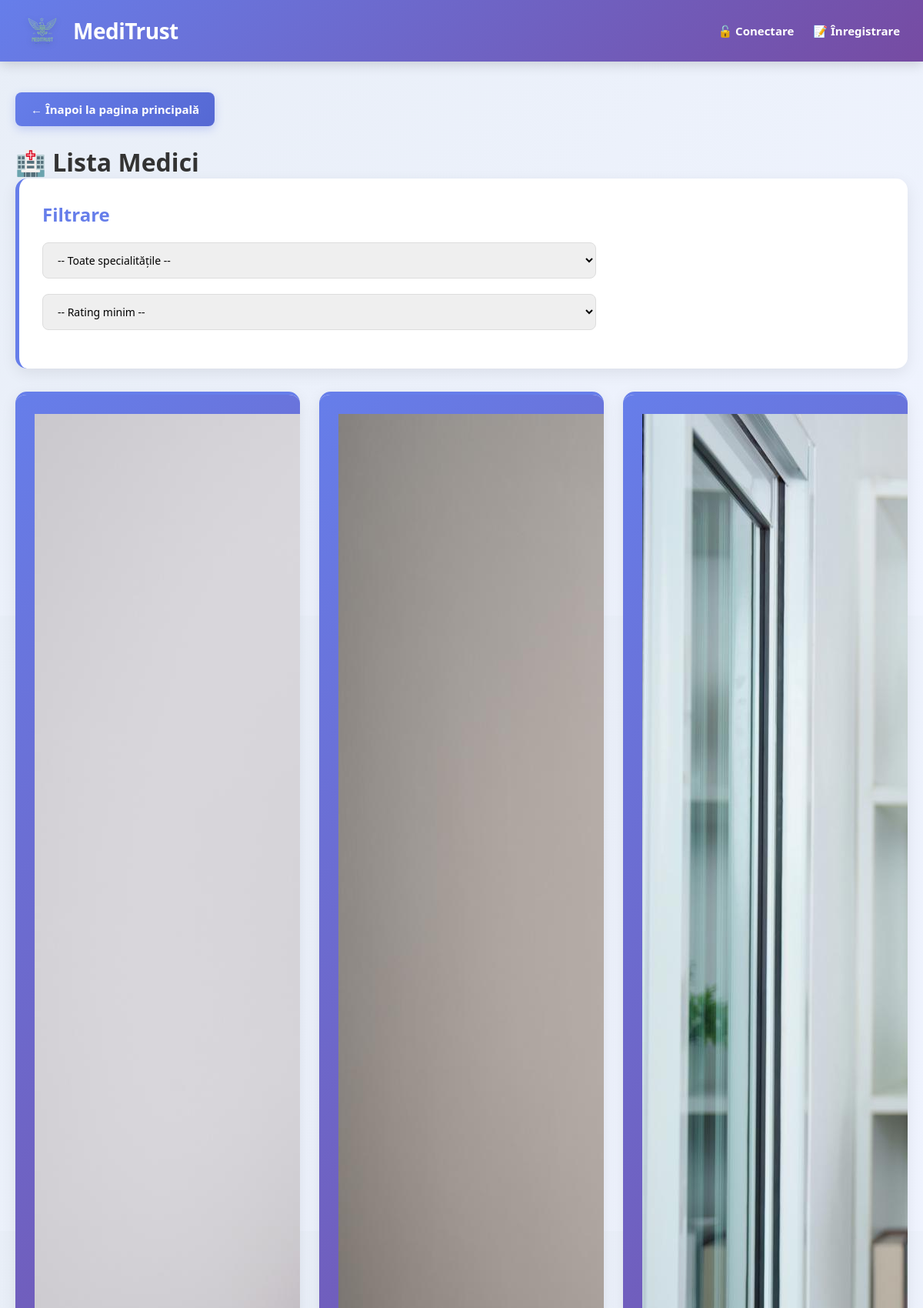
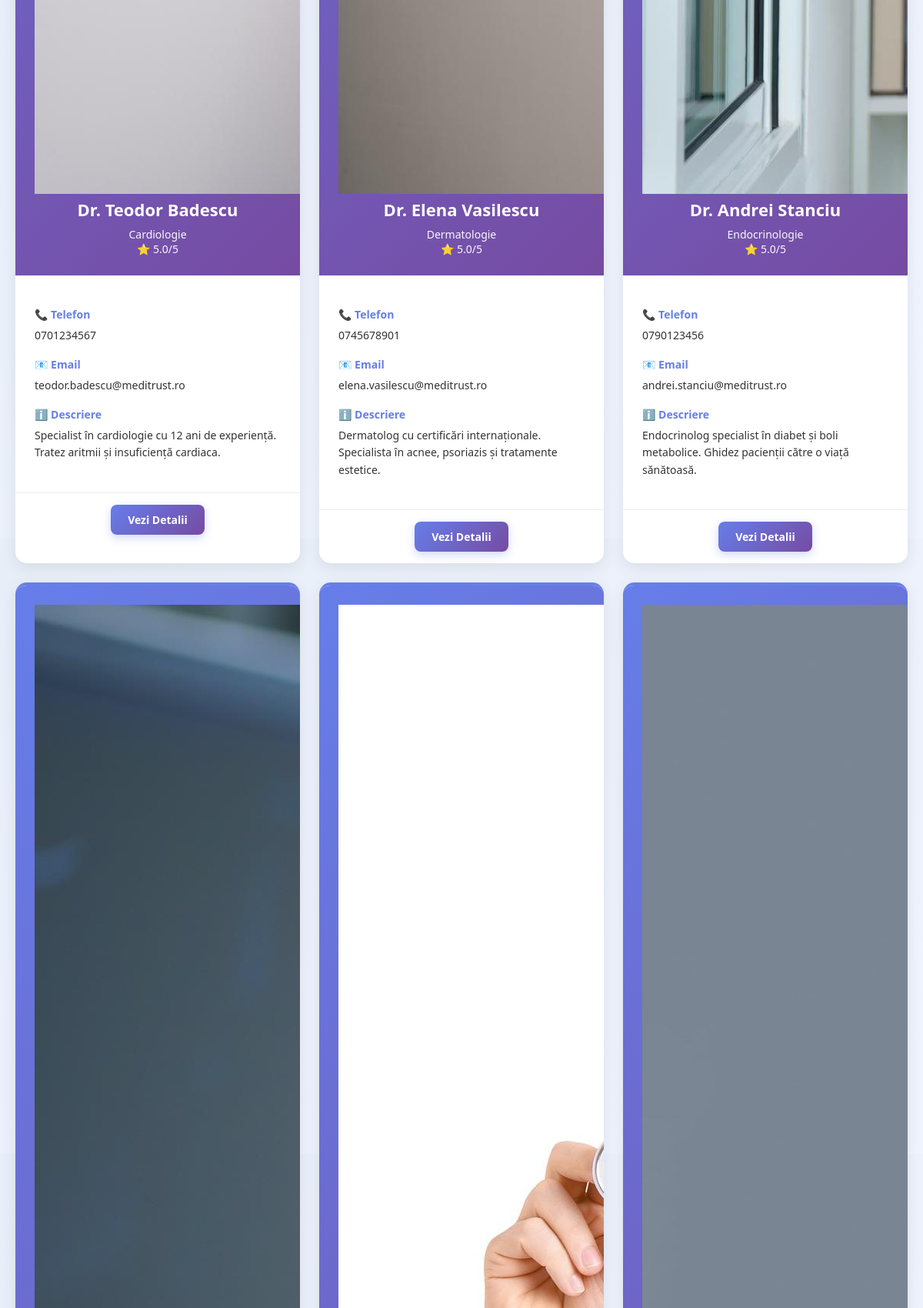
Screenshot of /medici/lista.php (upper part) with the database file from the repository (2 pictures, top to bottom).
### tables this page shows
CREATE TABLE `users` (
  `id` int(11) NOT NULL,
  `name` varchar(100) NOT NULL,
  `email` varchar(100) NOT NULL,
  `password` varchar(255) NOT NULL,
  `phone` varchar(20) DEFAULT NULL,
  `user_type` enum('patient','doctor','admin') DEFAULT 'patient',
  `address` varchar(255) DEFAULT NULL,
  `dob` date DEFAULT NULL,
  `created_at` timestamp NOT NULL DEFAULT current_timestamp()
);

CREATE TABLE `specialties` (
  `id` int(11) NOT NULL,
  `name` varchar(100) NOT NULL,
  `description` text DEFAULT NULL
);

### medici/lista.php (the view, shortened to what this page needs)
<?php
require_once '../bootstrap.php';
$query = "
    SELECT
        u.id,
        u.name,
        u.email,
        u.phone,
        s.name AS specialty,
        s.id AS specialty_id,
        info.bio,
        info.avatar,
        IFNULL(AVG(r.rating), 0) AS avg_rating
    FROM users u
    LEFT JOIN info_doctori info ON u.id = info.user_id
    LEFT JOIN specialties s ON info.specialty_id = s.id
    LEFT JOIN reviews r ON u.id = r.doctor_id
    WHERE u.user_type = 'doctor'
    GROUP BY u.id, u.name, u.email, u.phone, s.name, s.id, info.bio, info.avatar
    ORDER BY avg_rating DESC, s.name, u.name
";
$doctors = [];
$result = $conn->query($query);
if ($result) {
    $doctors = $result->fetch_all(MYSQLI_ASSOC);
}
$filtered_doctors = $doctors;
$is_logged_in = isset($_SESSION['user_id']);
?>
<!DOCTYPE html>
<html lang="ro">
<head>
    <link rel="stylesheet" href="../css/style.css">
</head>
<body>
    <?php
    if ($is_logged_in) {
        $headerGreeting = '👋 Bine ai venit, ' . ($_SESSION['user_name'] ?? '') . '!';
        $headerLinks = [
            ['href' => '../auth/dashboard.php', 'label' => 'Dashboard'],
            ['href' => '../auth/logout.php', 'label' => '🔓 Delogare'],
        ];
    } else {
        $headerLinks = [
            ['href' => '../auth/login.php', 'label' => '🔓 Conectare'],
            ['href' => '../auth/register.php', 'label' => '📝 Înregistrare'],
        ];
    }
    require_once '../includes/header.php';
    ?>
    <div class="container">
        <?php if ($is_logged_in): ?>
            <a href="../auth/dashboard.php" class="back-btn">← Înapoi la Dashboard</a>
        <?php else: ?>
            <a href="../index.php" class="back-btn">← Înapoi la pagina principală</a>
        <?php endif; ?>
        <h1>🏥 Lista Medici</h1>
        <div class="filters">
            <h2>Filtrare</h2>
            <form method="GET" class="filter-form">
                <div class="filter-group">
                    <select id="specialty" name="specialty" onchange="this.form.submit()">
                        <option value="">-- Toate specialitățile --</option>
                    </select>
                </div>
                <div class="filter-group">
                    <select id="rating" name="rating" onchange="this.form.submit()">
                        <option value="">-- Rating minim --</option>
                    </select>
                </div>
            </form>
        </div>
        <div class="doctors-grid">
            <?php if (empty($filtered_doctors)): ?>
                <div class="no-data">
                    <div class="no-data-icon">👨‍⚕️</div>
                    <p>Nu am găsit medici pentru filtrele selectate.</p>
                </div>
            <?php else: ?>
                <?php foreach ($filtered_doctors as $doctor): ?>
                    <?php
                    $bio_preview = trim($doctor['bio'] ?? '');
                    $bio_text = $bio_preview !== ''
                        ? mb_strimwidth($bio_preview, 0, 100, '...')
                        : 'Fără descriere disponibilă.';
                    ?>
                    <div class="doctor-card">
                        <div class="doctor-header doctor-header-with-avatar">
                            <div class="doctor-card-avatar">
                                <?php if (!empty($doctor['avatar'])): ?>
                                    <img class="doctor-card-avatar-img"
                                         src="../img/<?php echo htmlspecialchars($doctor['avatar']); ?>"
                                         alt="<?php echo htmlspecialchars($doctor['name']); ?>">
                                <?php else: ?>
                                    👨‍⚕️
                                <?php endif; ?>
                            </div>
                            <div class="doctor-card-title">
                                <h3><?php echo htmlspecialchars($doctor['name']); ?></h3>
                                <p><?php echo htmlspecialchars($doctor['specialty'] ?? 'Specialitate indisponibilă'); ?></p>
                                <p>⭐ <?php echo number_format((float)$doctor['avg_rating'], 1); ?>/5</p>
                            </div>
                        </div>
                        <div class="doctor-body">
                            <div class="doctor-info">
                                <strong>📞 Telefon</strong>
                                <?php echo htmlspecialchars($doctor['phone'] ?? 'N/A'); ?>
                            </div>
                            <div class="doctor-info">
                                <strong>📧 Email</strong>
                                <?php echo htmlspecialchars($doctor['email']); ?>
                            </div>
                            <div class="doctor-info">
                                <strong>ℹ️ Descriere</strong>
                                <?php echo htmlspecialchars($bio_text); ?>
                            </div>
                        </div>
                        <div class="doctor-footer">
                            <a href="detalii.php?id=<?php echo (int)$doctor['id']; ?>" class="btn-view">
                                Vezi Detalii
                            </a>
                        </div>
                    </div>
                <?php endforeach; ?>
            <?php endif; ?>
        </div>
    </div>
</body>
</html>

### includes/header.php (shortened to what this page needs)
<?php
$headerLinks = $headerLinks ?? [];
$headerUseLogo = $headerUseLogo ?? true;
$headerTitle = $headerTitle ?? 'MediTrust';
$headerLogoPath = $headerLogoPath ?? '../img/meditrust-logo.png';
?>
<header>
    <?php if ($headerUseLogo): ?>
        <div class="header-logo">
            <img src="<?php echo htmlspecialchars($headerLogoPath); ?>" alt="MediTrust" class="logo">
            <h1><?php echo htmlspecialchars($headerTitle); ?></h1>
        </div>
    <?php else: ?>
        <h1><?php echo htmlspecialchars($headerTitle); ?></h1>
    <?php endif; ?>
    <div class="header-links">
        <?php if (is_array($headerLinks) && !empty($headerLinks)): ?>
            <?php foreach ($headerLinks as $link): ?>
                <?php if (isset($link['href']) && isset($link['label'])): ?>
                    <a href="<?php echo htmlspecialchars($link['href']); ?>">
                        <?php echo htmlspecialchars($link['label']); ?>
                    </a>
                <?php endif; ?>
            <?php endforeach; ?>
        <?php endif; ?>
    </div>
</header>

### css/style.css (style rules this page uses)
* { margin: 0; padding: 0; box-sizing: border-box; }
body { font-family: 'Segoe UI', Tahoma, Geneva, Verdana, sans-serif; background: linear-gradient(135deg, #e8eef7 0%, #f0f4ff 100%); min-height: 100vh; color: #333; }
header { display: flex; justify-content: space-between; align-items: center; padding: 15px 30px; background: linear-gradient(135deg, #667eea 0%, #764ba2 100%); color: white; box-shadow: 0 4px 15px rgba(0, 0, 0, 0.15); position: sticky; top: 0; z-index: 100; }
.header-logo { display: flex; align-items: center; gap: 15px; transition: all 0.3s ease; }
.logo { height: 50px; width: auto; filter: drop-shadow(0 2px 4px rgba(0, 0, 0, 0.2)); transition: all 0.3s ease; }
header h1 { margin: 0; font-size: 28px; font-weight: 700; letter-spacing: -0.5px; }
.header-links { display: flex; gap: 25px; align-items: center; }
.header-links a, .header-links span { color: white; text-decoration: none; font-weight: 600; font-size: 15px; transition: all 0.3s ease; }
.container { max-width: 1200px; margin: 40px auto; padding: 0 20px; }
.back-btn { display: inline-block; padding: 12px 20px; background: linear-gradient(135deg, #667eea 0%, #5568d3 100%); color: white; border-radius: 8px; text-decoration: none; margin-bottom: 25px; font-weight: 600; font-size: 15px; transition: all 0.3s ease; box-shadow: 0 4px 12px rgba(102, 126, 234, 0.3); }
.filters { background: white; padding: 30px; border-radius: 15px; box-shadow: 0 6px 20px rgba(0, 0, 0, 0.08); margin-bottom: 30px; border-left: 5px solid #667eea; }
.filters h2 { margin-top: 0; color: #667eea; font-size: 24px; margin-bottom: 20px; }
.filter-group { display: grid; grid-template-columns: 2fr 1fr; gap: 15px; margin-bottom: 20px; align-items: stretch; }
.filter-group input, .filter-group select { padding: 12px 15px; border: 1px solid #ddd; border-radius: 8px; font-size: 14px; font-family: 'Segoe UI', Tahoma, Geneva, Verdana, sans-serif; transition: all 0.3s ease; }
.doctors-grid, .appointments-grid { display: grid; grid-template-columns: repeat(auto-fill, minmax(300px, 1fr)); gap: 25px; margin-top: 30px; }
.doctor-card, .appointment-card { background: white; border-radius: 15px; overflow: hidden; box-shadow: 0 6px 20px rgba(0, 0, 0, 0.08); transition: all 0.3s ease; border-top: 4px solid #667eea; }
.doctor-header, .appointment-header { background: linear-gradient(135deg, #667eea 0%, #764ba2 100%); color: white; padding: 25px; text-align: center; }
.doctor-header h3, .appointment-header h3 { margin: 0 0 8px 0; font-size: 22px; font-weight: 700; }
.doctor-header p, .appointment-header p { margin: 0; font-size: 14px; opacity: 0.95; }
.doctor-body, .appointment-body { padding: 25px; }
.doctor-info, .appointment-info { margin: 15px 0; font-size: 14px; line-height: 1.6; }
.doctor-info strong, .appointment-info strong { color: #667eea; display: block; margin-bottom: 5px; font-weight: 700; }
.doctor-footer, .appointment-footer { padding: 15px 25px; border-top: 1px solid #eee; text-align: center; }
.btn-view { display: inline-block; padding: 10px 22px; background: linear-gradient(135deg, #667eea 0%, #764ba2 100%); color: white; text-decoration: none; border-radius: 8px; font-weight: 700; font-size: 14px; transition: all 0.3s ease; box-shadow: 0 4px 12px rgba(102, 126, 234, 0.3); }

### rows the page displays
users: shows a picture, name "Dr. Teodor Badescu", specialties.name "Cardiologie", avg_rating "5.0", phone "0701234567", email "teodor.badescu@meditrust.ro", bio_text "Specialist în cardiologie cu 12 ani de experiență. Tratez aritmii și insuficiență cardiaca."
users: shows a picture, name "Dr. Elena Vasilescu", specialties.name "Dermatologie", avg_rating "5.0", phone "0745678901", email "elena.vasilescu@meditrust.ro", bio_text "Dermatolog cu certificări internaționale. Specialista în acnee, psoriazis și tratamente estetice."
users: shows a picture, name "Dr. Andrei Stanciu", specialties.name "Endocrinologie", avg_rating "5.0", phone "0790123456", email "andrei.stanciu@meditrust.ro", bio_text "Endocrinolog specialist în diabet și boli metabolice. Ghidez pacienții către o viață sănătoasă."
users: shows a picture
users: shows a picture
users: shows a picture

### other values shown
$headerTitle "MediTrust"
$link['label'] "🔓 Conectare"
$link['label'] "📝 Înregistrare"
